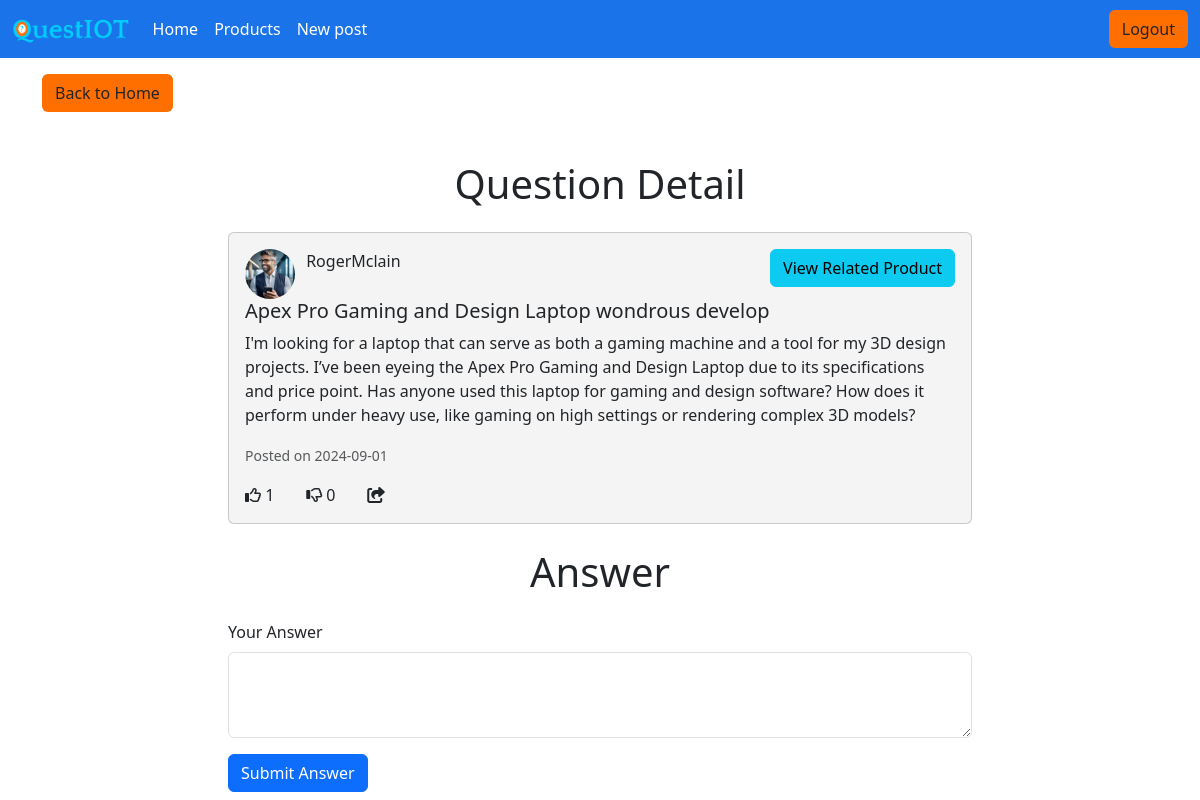
The page /pages/questionpostpage.php?id=20 (signed in) on the database its author committed.
### tables this page shows
CREATE TABLE `question` (
  `questionid` int(11) NOT NULL,
  `heading` varchar(50) NOT NULL,
  `question_text` text NOT NULL,
  `userid` int(11) DEFAULT NULL,
  `like` int(11) DEFAULT 0,
  `dislike` int(11) DEFAULT 0,
  `categoriesid` int(11) DEFAULT NULL,
  `created_at` date DEFAULT current_timestamp()
);

CREATE TABLE `users` (
  `userid` int(11) NOT NULL,
  `username` varchar(50) NOT NULL,
  `email` varchar(100) NOT NULL,
  `password` varchar(50) NOT NULL,
  `usertype` varchar(50) DEFAULT NULL,
  `userImage` varchar(255) DEFAULT NULL
);

### pages/questionpostpage.php (the view, shortened to what this page needs)
<?php
require 'config.php';
$questionid = isset($_GET['id']) ? intval($_GET['id']) : 0;
if ($questionid > 0) {
    $sql = "SELECT q.heading, q.question_text, u.username, u.userImage, q.created_at, q.`like`, q.dislike
            FROM question q
            JOIN users u ON q.userid = u.userid
            WHERE q.questionid = ?";
    $stmt = $conn->prepare($sql);
    $stmt->bind_param("i", $questionid);
    $stmt->execute();
    $result = $stmt->get_result();
    if ($result->num_rows > 0) {
        $row = $result->fetch_assoc();
    } else {
        $error = "Question not found.";
    }
} else {
    $error = "Invalid question ID.";
}
$product_exists = false;
$productID = 0;
if ($questionid > 0) {
    $sql = "SELECT ProductID FROM product WHERE QuestionID = ?";
    $stmt = $conn->prepare($sql);
    $stmt->bind_param("i", $questionid);
    $stmt->execute();
    $stmt->bind_result($productID);
    if ($stmt->fetch()) {
        $product_exists = true;
    }
}
?>
<!doctype html>
<html lang="en">
<head>
    <link href="https://cdn.jsdelivr.net/npm/bootstrap@5.3.3/dist/css/bootstrap.min.css" rel="stylesheet">
    <link href="../css/main.css" rel="stylesheet">
</head>
<body>
    <?php include '../components/navbar.php'; ?>
    <div class="container mt-3">
        <a href="home.php" class="btn btn-outline-sucess">Back to Home</a>
    </div>
    <div class="container mt-5">
        <div class="text-center mb-4">
            <h1>Question Detail</h1>
        </div>
        <?php if (isset($error)): ?>
            <p class="text-danger text-center"><?php echo htmlspecialchars($error); ?></p>
        <?php else: ?>
            <div class="card col-8 mx-auto mb-4 post-background">
                <div class="card-body">
                    <div class="row">
                        <div class="col-1">
                            <img src="../uploads/userImages/<?php echo htmlspecialchars($row['userImage']); ?>" alt="User Image" class="rounded-circle" style="width: 50px; height: 50px;">
                        </div>
                        <div class="col-2">
                            <p><?php echo htmlspecialchars($row['username']); ?></p>
                        </div>
                        <?php if ($product_exists): ?>
                            <div class="col text-end">
                                <a href="singleproductpage.php?id=<?php echo htmlspecialchars($productID); ?>" class="btn btn-info">View Related Product</a>
                            </div>
                        <?php endif; ?>
                    </div>
                    <h5 class="card-title"><?php echo htmlspecialchars($row['heading']); ?></h5>
                    <p class="card-text"><?php echo htmlspecialchars($row['question_text']); ?></p>
                    <p class="card-text"><small class="text-muted">Posted on <?php echo htmlspecialchars($row['created_at']); ?></small></p>
                    <div class="row">
                        <div class="col-1">
                            <i class="fa-regular fa-thumbs-up like-toggle" data-id="<?php echo htmlspecialchars($questionid); ?>"></i>
                            <span class="like-count"><?php echo htmlspecialchars($row['like']); ?></span>
                        </div>
                        <div class="col-1">
                            <i class="fa-regular fa-thumbs-down dislike-toggle" data-id="<?php echo htmlspecialchars($questionid); ?>"></i>
                            <span class="dislike-count"><?php echo htmlspecialchars($row['dislike']); ?></span>
                        </div>
                        <div class="col-1">
                            <i class="fa-solid fa-share-from-square"></i>
                        </div>
                    </div>
                </div>
            </div>
            <div class="text-center mb-4">
                <h1>Answer</h1>
            </div>
            <form action="" method="POST" class="col-8 mx-auto">
                <div class="mb-3">
                    <label for="answer" class="form-label">Your Answer</label>
                    <textarea class="form-control" id="answer" name="answer" rows="3" required></textarea>
                </div>
                <button type="submit" class="btn btn-primary">Submit Answer</button>
            </form>
        <?php endif; ?>
    </div>
</body>
</html>

### css/main.css (style rules this page uses)
.post-background { background-color: #F4F4F4; }
.btn-outline-sucess { background: #FF6F00 !important; }

### rows shown on the page
question: userid.userImage (picture), userid.username "RogerMclain", heading "Apex Pro Gaming and Design Laptop wondrous develop", question_text "I'm looking for a laptop that can serve as both a gaming machine and a tool for my 3D design projects. I’ve been eyeing the Apex Pro Gaming and Design Laptop due to its specifications and price point. Has anyone used this laptop for gaming and design software? How does it perform under heavy use, like gaming on high settings or rendering complex 3D models?", created_at "2024-09-01", like "1", dislike "0"
